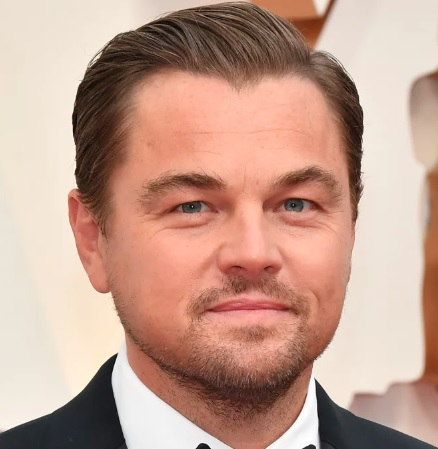
#> input picture aula7/dicapriobiometria.jpg, 438 x 449 px
$ python pontosbiometria2.py
#> lines starting #> are read from the running program, lines starting #| are printed output that depends on the picture
import cv2
import numpy as np                  # bibliotecas
import matplotlib.pyplot as plt

# vetores padrão de biometria para dicaprio
dicapriopadrao=[-0.0477324, 0.0717652, 0.104587, 0.0243886, -0.204102, -0.0548368, 0.0641142, -0.087735,
                0.0611263, 0.0342206, 0.22576, -0.150991, -0.257964, -0.0527302, -0.00392295, 0.0629725,
                -0.0409808, -0.134723, -0.0298848, -0.0267962, 0.0550869, -0.0291264, 0.0281473, 0.0807836,
                -0.110917, -0.323762, -0.0788359, -0.117414, 0.0568809, -0.112106, -0.00523215, 0.197007,
                -0.142778, -0.130667, 0.0262349, 0.0948575, -0.0699431, -0.135925, 0.185427, -0.0454796,
                -0.133131, 0.0107575, -0.0337455, 0.298788, 0.0903687, 0.0333892, 0.0770828, -0.0405193,
                0.111758, -0.248229, -0.0068598, 0.18058, 0.0758729, 0.05117, 0.0640169, -0.102467,
                0.132629, 0.114832, -0.230223, 0.0642187, 0.044321, -0.0991798, 0.0501488, -0.14851,
                0.246694, 0.025627, -0.0352052, -0.041827, 0.0948936, -0.0719927, -0.104908, 0.122122,
                -0.188037, -0.139192, -0.251759, 0.0977936, 0.458698, 0.133185, -0.169431, 0.0294722,
                -0.0806575, 0.0324014, 0.0376461, -0.000314668, -0.0975012, -0.0432832, -0.180702,
                0.0186636, 0.201833, -0.0771724, -0.0632245, 0.164622, 0.0061917, 0.0353352,
                0.0696444, -0.0101085, -0.0607401, 0.0242978, -0.0642032, -0.00726229,
                0.139817, -0.161084, -0.0198918, 0.0940107, -0.231126, 0.0925578, -0.0567985,
                -0.0116916, -0.0182115, -0.0953618, -0.119509, 0.0767969, 0.177518, -0.331704,
                0.213391, 0.159995, 0.0264079, 0.100389, 0.0209785, 0.00278224, -0.0689949,
                -0.0677483, -0.0942515, -0.115897, 0.188852, 0.0115124, 0.0218529, 0.0053297]

# vetores da segunda foto de dicaprio
dicaprio2=[-0.0304821, 0.0791095, 0.120727, -0.0453593, -0.175056, -0.0454275, 0.060509,
            -0.104936, 0.0823348, 0.0426249, 0.211079, -0.0889748, -0.226641, -0.0363839,
            -0.0219769, 0.0697481, -0.0853646, -0.161758, -0.0586484, -0.0555874, 0.048416,
            0.00545692, 0.00364862, 0.0713287, -0.107158, -0.307632, -0.0578474, -0.0981522,
            0.0508199, -0.121268, 0.0220865, 0.143806, -0.203896, -0.135001, 0.0180584, 0.0934631,
            -0.0885176, -0.176747, 0.191265, 0.0180048, -0.136316, 0.0310775, -0.00526599, 0.328712,
            0.104501, 0.0241165, 0.0656353, -0.047783, 0.143406, -0.285941, 0.0318369, 0.161027, 0.0674648,
            0.0488572, 0.0727015, -0.133848, 0.133234, 0.0814465, -0.222571, 0.0383164, 0.087754, -0.0923034,
            0.0341837, -0.165385, 0.225794, 0.0436126, -0.0454219, -0.0259809, 0.049139, -0.0394395, -0.119549,
            0.0648054, -0.172752, -0.0963512, -0.317718, 0.0958626, 0.466768, 0.106777, -0.179742, 0.0064788,
            -0.0992268, 0.0881341, 0.0950913, -0.0214877, -0.0965327, -0.0260113, -0.174268, 0.0399031, 0.196304,
            -0.0561737, -0.103926, 0.112545, -0.00113388, 0.0222321, 0.0629709, 0.0309843, -0.0852393, 0.0370885,
            -0.1101, 0.0431016, 0.105801, -0.0833746, -0.0274802, 0.114982, -0.229712, 0.0904712, -0.000153307,
            -0.0610266, -0.0328943, -0.109559, -0.167722, 0.0591146, 0.138153, -0.326029, 0.221498, 0.173698,
            -0.00211483, 0.114429, 0.0527593, -0.025633, -0.0958037, -0.0479474, -0.105977, -0.125895, 0.179599,
            0.0648278, 0.0494007, 0.00724602]

# vetores da foto de angelina
angelina2=[-0.167104, 0.081101, 0.142912, -0.0542949, -0.114448, -0.0359335, -0.0675483,
           -0.104123, 0.248435, -0.136384, 0.161249, 0.00815416, -0.308763, 0.0513193,
           -0.0459987, 0.179538, -0.182906, -0.158026, -0.0416352, -0.0504244, 0.120395,
           0.0297832, -0.0318007, 0.116064, -0.174435, -0.369216, -0.163165, 0.0429285,
           -0.0663299, -0.148582, 0.000693696, 0.0944377, -0.194072, 0.00581537, -0.0685843,
           0.176285, -0.0415291, -0.134628, 0.0483303, 0.10175, -0.276237, -0.0334389, 0.071126,
           0.276157, 0.272456, 0.0361012, 0.051126, -0.036847, 0.0801113, -0.294925, 0.00604028,
           0.231743, 0.00976132, 0.0773822, 0.0829874, -0.248424, -0.0301886, 0.073715,
           -0.131467, 0.0368299, 0.103356, -0.124776, 0.020004, -0.0216384, 0.163794,
           0.157952, -0.162495, -0.104161, 0.215453, -0.177694, -0.0358102, 0.0240995,
           -0.236402, -0.237226, -0.345971, 0.0565623, 0.440713, 0.079692, -0.0589432,
           0.088719, -0.0215598, 0.0689212, -0.00610212, 0.244226, -0.0108164, 0.0567933,
           -0.121997, 0.152517, 0.142779, 0.0282364, -0.00287132, 0.25015, -0.00979401,
           -0.0145843, 0.0554423, 0.164713, -0.125417, -0.019274, -0.157143, 0.0130514,
           -0.0024955, -0.0188723, -0.0177829, 0.0993592, -0.0478738, 0.146589, 0.0312027,
           0.00408647, -0.107458, -0.0248979, -0.137681, -0.025277, 0.107746, -0.233521,
           0.15642, 0.188214, -0.039659, 0.148436, 0.0547975, 0.159938, 0.0145212, -0.0473033,
           -0.0782415, -0.025609, -0.0306042, -0.024025, 0.0143985, 0.0280796]


# vetores da foto de matt
matt2=[-0.113475, 0.130515, 0.0298075, 0.00711073, -0.114627, -0.0491606, 0.0131948,
       -0.0743322, 0.150162, 0.00523139, 0.243414, -0.0185597, -0.266307, -0.187681,
       0.125091, 0.111919, -0.0624329, -0.119294, -0.108765, -0.0293045, 0.08114, 0.0297362,
       0.0959882, 0.0728965, -0.0830724, -0.378151, -0.0233535, -0.104707, 0.0566422, -0.144885,
       0.0252095, 0.1473, -0.184853, -0.0969669, 0.0112787, 0.170988, -0.094016, -0.1416, 0.188767,
       -0.0890868, -0.140338, -0.0751374, -0.034489, 0.202085, 0.161436, -0.0019313, 0.0687771,
       -0.0562464, 0.128887, -0.207474, 0.0127779, 0.18765, 0.122204, 0.0405981, 0.144775, -0.126921,
       0.0936289, 0.174071, -0.267692, -0.0269645, 0.00404121, -0.049202, 0.0015485, -0.140741, 0.248635,
       0.102631, -0.05251, -0.0681886, 0.146068, -0.0971145, -0.0800238, 0.0993837, -0.19534, -0.207965,
       -0.249807, 0.0448071, 0.301094, 0.12549, -0.192884, 0.021833, -0.0227013, 0.00664559, 0.0392478,
       0.0100933, -0.077594, -0.113944, -0.131852, -0.00177737, 0.191736, -0.0214475, -0.031346, 0.179947,
       0.0104081, -0.00211038, 0.026505, -0.0990216, -0.00286425, 0.050463, -0.0729336, 0.035552,
       0.0278081, -0.171542, -0.0305033, 0.0659973, -0.149732, 0.0349481, 0.00856249, 0.0405891, 0.0179109,
       -0.0499598, -0.174501, -0.0364653, 0.137548, -0.296314, 0.311024, 0.152787, -0.030717, 0.13645,
       -0.0016091, 0.164437, -0.0192345, -0.0464498, -0.138972, -0.0631664, 0.177312, 0.00433179, -0.00954422, 0.00884403]

# vetores da foto de rock
rock2=[-0.0425137, 0.144018, 0.0438117, -0.0404816, -0.0381687, -0.0376967, -0.0617015, -0.103697, 0.168626,
      -0.0267669, 0.277849, -0.0012251, -0.191508, -0.0717704, 0.070592, 0.149091, -0.199943, -0.0696898,
      -0.12196, -0.0889566, 0.00771198, -0.0390016, 0.132605, 0.0692817, -0.109893, -0.290466, -0.0919962,
      -0.126707, 0.128897, -0.10274, -0.0720834, -0.0947106, -0.261836, -0.139199, 0.0150109, 0.0304156,
      -0.0312061, -0.0951102, 0.215107, -0.00542303, -0.122818, 0.0674411, -0.0250564, 0.171099, 0.1967,
      0.0355299, 0.0979285, -0.0506934, 0.0426936, -0.199409, 0.0958858, 0.113175, 0.112443, 0.0463023,
      0.0122914, -0.182953, -0.0240177, 0.227556, -0.123051, 0.0812803, 0.0977342, -0.0323032, -0.0212676,
      0.00940082, 0.261806, 0.182588, -0.108399, -0.158427, 0.0978572, -0.0680629, -0.0355789, 0.0245713,
      -0.138027, -0.120469, -0.30491, 0.0459078, 0.360142, 0.0773192, -0.245767, -0.030866, -0.155027,
      0.0663099, 0.0124105, 0.051528, -0.0918301, 0.00527224, -0.107674, 0.0127711, 0.155013, -0.00120359,
      -0.0400627, 0.187311, -0.0272137, 0.0429218, 0.0281892, 0.0335963, -0.113998, -0.0739478, -0.0934959,
      -0.038291, -0.00172895, -0.040858, -0.0255394, 0.136381, -0.211498, 0.112582, -0.0472013, -0.0425429,
      -0.0290837, 0.0680089, -0.00856435, -0.0423884, 0.136602, -0.24021, 0.243352, 0.254733, -0.00954399,
      0.121102, 0.0439539, 0.0908235, -0.0169914, 0.07005, -0.150754, -0.0647032, -0.00700438, -0.0116149, 0.0929189, 0.0401958]

# vetores da foto de murphy
murphy2=[-0.174143, 0.120465, 0.104792, 0.0772502, -0.0145696, -0.0398241, 0.0900347, -0.0691377,
        0.130326, -0.042631, 0.287414, 0.0134297, -0.154704, -0.144956, 0.0601392, 0.0977901, -0.185174,
        -0.0698082, -0.120291, -0.118184, 0.0360135, 0.0892068, 0.0498129, 0.0177055, -0.128334,
        -0.261595, -0.0153819, -0.152452, 0.177604, -0.107204, -0.00393772, 0.0127376, -0.213022,
        -0.0152312, -0.050605, -0.0134516, 0.001011, 0.00763837, 0.159048, 0.0416441, -0.146194,
        -0.0923848, -0.0202386, 0.274424, 0.196728, 0.0239643, -0.0430799, -0.0107244, 0.0711737,
        -0.178397, 0.00572677, 0.0864477, 0.196398, 0.0580884, -0.0704214, -0.197019, -0.0243865,
        -0.0214319, -0.191637, 0.100913, 0.0743879, -0.207213, -0.0748455, 0.00360331, 0.245697,
        0.0248999, -0.0972014, -0.101225, 0.120433, -0.171343, 0.047006, 0.142475, -0.0976662,
        -0.129439, -0.26637, 0.0731285, 0.364168, 0.0866316, -0.124373, -0.0468883, -0.170747, 0.0501989,
        -0.0169844, 0.109885, -0.161755, 0.0303173, -0.108106, 0.0332022, 0.113538, -0.0401131, -0.0368477,
        0.251498, -0.029268, 0.0142886, -0.0155198, -0.0926434, -0.0426837, -0.040887, 0.0564409,
        -0.0326221, 0.0105376, -0.18802, 0.0829258, 0.07222, -0.183769, 0.137266, -0.00200963, 0.0584807,
        0.099638, 0.0262377, -0.0695355, -0.119925, 0.141518, -0.207585, 0.19689, 0.196223, 0.0609833, 0.172267, 0.021364, 0.181859,
        -0.106772, 0.0635583, -0.0772797, 0.0428909, 0.0566717, -0.106405, 0.0773629, 0.0106788]

# vetores da foto de smith
smith2=[-0.165495, 0.125566, 0.0626637, -0.00336372, -0.0389282, -0.0934205, 0.0861245, -0.11326, 0.141098,
        -0.00382809, 0.297115, -0.0425693, -0.21132, -0.140951, 0.000241161, 0.14957, -0.192171, -0.114696,
        -0.0598297, -0.138183, 0.035016, 0.0638375, -0.0150789, 0.10272, 0.00973381, -0.296803, -0.121983,
        -0.102952, 0.0709639, -0.048846, 0.0487206, 0.101992, -0.114191, -0.0962686, 0.0347308, 0.004704,
        0.0797669, -0.0790436, 0.152397, 0.0195093, -0.0446697, -0.0720033, 0.0647822, 0.345423, 0.19446,
        -0.0106491, 0.0409604, 0.0101274, 0.0270599, -0.213307, -0.0772262, 0.0950598, 0.131043, 0.016987,
        0.025818, -0.216037, -0.0420378, 0.0472675, -0.175245, 0.0331135, -0.0160703, -0.129836, -0.0822879,
        -0.0324964, 0.296866, 0.0970642, -0.150755, -0.14353, 0.175564, -0.123169, -0.0816808, 0.0408324,
        -0.15645, -0.095353, -0.259893, 0.057905, 0.473655, 0.0497232, -0.202332, 0.0807262, -0.182231,
        0.0326949, 0.00790753, 0.0859406, -0.0824513, 0.0213318, -0.167889, -0.016621, 0.118781, 0.0138171,
        -0.0979718, 0.218641, -0.0408741, 0.0455614, 0.0663981, 0.00328884, 0.0157411, -0.00647961,
        -0.0801407, -0.0332754, 0.0304793, -0.116864, 0.00685956, 0.0621138, -0.194384, 0.103964, 0.038238,
        0.0537492, -0.0628979, -0.0257511, -0.0754962, 0.0786942, 0.17225, -0.312931, 0.175043, 0.172303,
        -0.00617844, 0.204477, 0.0208302, 0.0665691, -0.0202269, -0.0783056, -0.0724218, -0.0583249, 0.0164048, -0.04656, 0.0456591, 0.0517341]

# vetores da foto de gaga
gaga2=[-0.0981548, 0.0330744, 0.108029, -0.0762358, -0.163615, -0.0703504, -0.0886267, -0.108122, 0.279007,
       -0.0941162, 0.136645, -0.058037, -0.186242, 0.131358, -0.112119, 0.154189, -0.140425, -0.0758508,
       -0.0876203, -0.0669373, 0.109214, 0.0428022, 0.0988237, 0.16436, -0.115361, -0.249451, -0.0716899,
       -0.0826747, 0.0253644, -0.135467, -0.0305845, 0.115182, -0.177973, -0.0869735, 0.00584464, 0.125905,
       -0.00358545, -0.141218, 0.159442, 0.00054136, -0.219338, -0.0355135, 0.0169225, 0.187827, 0.19157,
       0.086736, 0.0574087, -0.187723, 0.097672, -0.23063, 0.106711, 0.177614, 0.0277301, 0.0460496, 0.105293,
       -0.233136, 0.057422, 0.140642, -0.183555, 0.0601198, 0.0943137, -0.011571, 0.0988872, -0.109355, 0.219823,
       0.139485, -0.0717304, -0.106099, 0.176728, -0.15148, -0.0501389, 0.092149, -0.167912, -0.197551,
       -0.258538, -0.0523591, 0.466225, 0.159199, -0.134492, 0.0580002, -0.10736, -0.0740937, -0.0382869,
       0.185944, -0.0196031, 0.00604002, -0.0343365, 0.0265723, 0.14937, -0.0149233, 0.00896972, 0.24105,
       0.0336284, -0.101172, -0.00290241, 0.0451822, -0.200625, 0.0444139, -0.0918979, -0.0721027, -0.0825986,
       0.0158784, 0.00961065, 0.102356, -0.20955, 0.129445, -0.0753497, -0.0945808, -0.0657822, 0.000117369,
       -0.0439094, -0.0868923, 0.182918, -0.23736, 0.10459, 0.155589, 0.064103, 0.206136,
       -0.0467051, 0.234481, 0.0573458, 0.0380629, -0.0932349, 0.000184666, 0.0356438, -0.044247, 0.0267367, 0.0965755]

# vetores da foto de katy
katy2=[-0.0590425, -0.0123196, 0.118956, -0.0422566, -0.0931033, -0.00221056, -0.0357309, -0.113061, 0.0740947,
       -0.137402, 0.12171, -0.139567, -0.303053, 0.0354805, -0.0446992, 0.136099, -0.0301766, -0.223456, -0.0779439,
       -0.0431148, 0.0609824, -0.0117031, 0.0357204, 0.108187, -0.149445, -0.267203, -0.0689228, 0.00770491,
       -0.0654137, -0.116606, -0.032144, 0.128749, -0.199681, 0.0374511, -0.0290366, 0.107045, -0.0552724,
       -0.170025, 0.232701, 0.0619366, -0.20672, -0.0469421, 0.0525279, 0.281101, 0.25958, 0.0173571, 0.0210601,
       -0.064119, 0.087396, -0.424514, 0.0927666, 0.203326, 0.0657401, 0.0901734, 0.0886761, -0.158857,
       -0.0124252, 0.13044, -0.126438, 0.122085, -0.00140187, -0.0636666, 0.0627676, -0.195269, 0.305668,
       0.154238, -0.145548, -0.0723726, 0.23616, -0.1609, -0.140781, 0.0410295, -0.152188, -0.182927,
       -0.30824, 0.0209513, 0.230665, 0.154703, -0.201141, 0.0691102, -0.0625782, 0.0267382, -0.0172604,
       0.152464, 0.0251738, -0.0203523, -0.0448896, -0.0130616, 0.288894, -0.0673935, -0.0537234, 0.287757,
       -0.000751456, -0.0883076, 0.0518477, 0.0630041, -0.0715451, -0.0303437, -0.20872, 0.0115924, -0.0312871,
       -0.0400318, -0.00537331, 0.153406, -0.184477, 0.128394, -0.0831651, -0.0647583, -0.0330271, -0.0871223,
       -0.153093, -0.0188964, 0.134404, -0.308846, 0.153313,
       0.152799, 0.0760366, 0.0987085, 0.0570947, 0.127149, 0.08328, -0.000114672, -0.1156, -0.0778708, 0.101802, 0.0235786, -0.0606223, 0.128146]


#ATIVIDADE
# comparar dicapriopadrao com cada um dos vetores das celebridades acima
# se for menor que 0.4 escrever dicaprio na foto, do contrario, escrever desconhecido.
# exiba o valor da norma na foto
lista_nomes = ["dicaprio2", "angelina2", "matt2", "rock2", "murphy2", "smith2", "gaga2", "katy2"]
contador = 0
for nome in [dicaprio2, angelina2, matt2, rock2, murphy2, smith2, gaga2, katy2]:
       d=np.linalg.norm(np.array(dicapriopadrao)-np.array(nome))      # obtendo a diferença entre as biometrias
       print(d)                                                       # exibindo

       string = ""
       if d < 0.4: string = "dicaprio"
       else: string = "desconhecido"

       x = []
       for i in range(128):
              x.append(i)

       # Plotar os valores dos dois arrays no mesmo gráfico
       plt.plot(x, dicapriopadrao, label='Dicaprio')
       plt.plot(x, nome, label=lista_nomes[0])

       # Adicionar rótulos e título
       plt.xlabel('Índice do vetor')
       plt.ylabel('Valor do vetor')
       plt.title('Comparação entre Arrays')

       # Adicionar legenda
       plt.legend()

       # Exibir o gráfico
       plt.show()
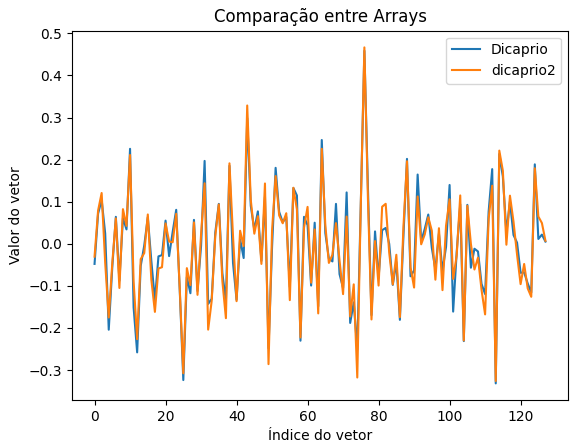
#> figure drawn by matplotlib, 1 panel; curve peaks at x = 76, y = 0.459; curve peaks at x = 76, y = 0.467

       image = cv2.imread('dicapriobiometria.jpg')
#> image is the input picture: shape (449, 438, 3); mean B, G, R 142.6, 158.4, 195
       fotos = ["dicaprio", "angelinabiometria", "mattbiometria", "rock", "murphy", "smith", "gaga", "katy"]
       image2 = cv2.imread(f'{fotos[contador]}.jpg')
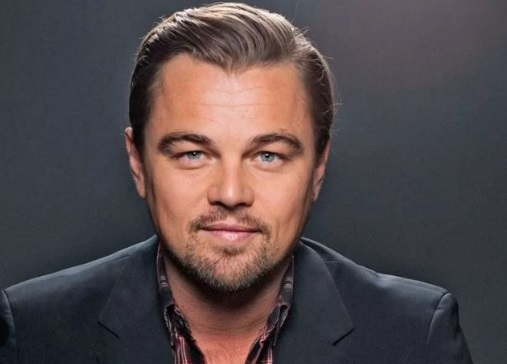
#> input picture aula7/dicaprio.jpg, 507 x 364 px
#> image2 is the input picture: shape (364, 507, 3); mean B, G, R 74.7, 73, 83.9
       contador += 1

       # cv2.namedWindow("Imagem 1", cv2.WINDOW_NORMAL)
       cv2.namedWindow("Imagem 2", cv2.WINDOW_NORMAL)

       # cv2.imshow('Imagem 1', image)
       cv2.putText(image2, f'{d}', (0,25),cv2.FONT_HERSHEY_SIMPLEX,1,(255,0,0),2)
       cv2.putText(image2, string, (0,50),cv2.FONT_HERSHEY_SIMPLEX,1,(255,0,0),2)
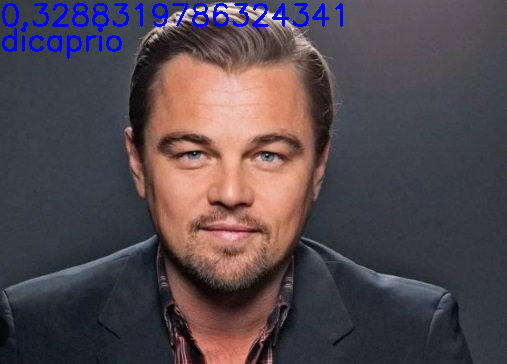
#> image2: shape (364, 507, 3); mean B, G, R 78, 71.3, 82.3
       cv2.imshow('Imagem 2', image2)
       cv2.waitKey()
#> pass 2 of the loop `for nome in [dicaprio2, angelina2, matt2, rock2, murphy2, smith2, gaga..`:
#> `plt.show()`:
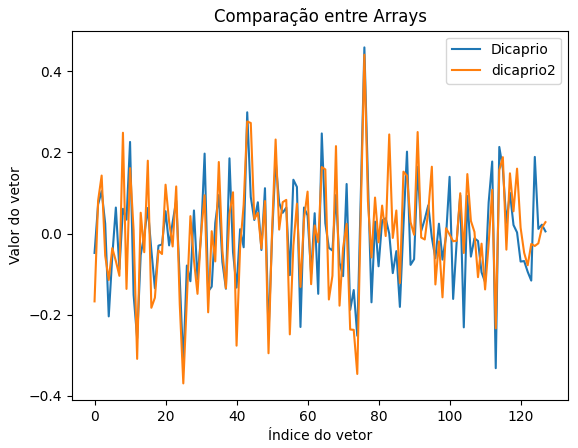
#> figure drawn by matplotlib, 1 panel; curve peaks at x = 76, y = 0.459; curve peaks at x = 76, y = 0.441
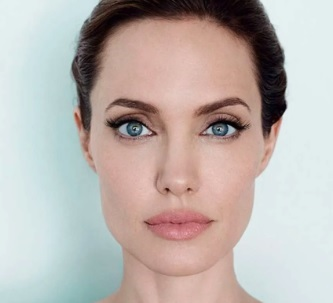
#> input picture aula7/angelinabiometria.jpg, 333 x 303 px
#> image2 is the input picture: shape (303, 333, 3); mean B, G, R 174.8, 179.2, 187.8
#> `cv2.putText(image2, string, (0,50),cv2.FONT_HERSHEY_SIMPLEX,1,(255,0,0..`:
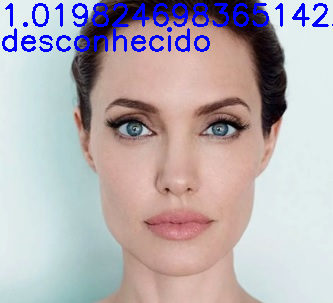
#> image2: shape (303, 333, 3); mean B, G, R 179.7, 173.6, 181.8
